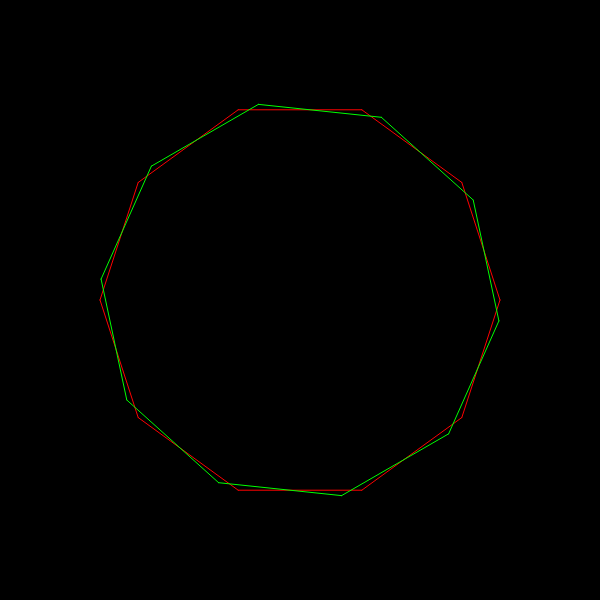
Frame 1 (no input)
Frame 60 (no input): identical to frame 1, image omitted
Frame 120 (the mouse pressed at the canvas centre since frame 60): identical to frame 1, image omitted

The p5.js sketch that drew this single still picture (run headless with seeded random() and noise() and a simulated clock; from frame 60 on, the mouse is pressed at the canvas centre):

// p5.js sketch
// ── sketch.js
let angle;
let arr = [];
let origShape = [];
let sides;
function setup(){
  createCanvas(600,600);
  angle = createSlider(0,360, 30);
  sides = createSlider(0,10);
  // arr = [createVector(-200,200), createVector(200, 200), createVector(-200, -200)]
  let eAngles = 360/4;
  let currenIterAngle = 0;
  for(i = 0; i<4; i++){
    arr.push(p5.Vector.fromAngle(radians(currenIterAngle)).setMag(100));
    currenIterAngle+=eAngles;
  }
  for(i=0; i<arr.length; i++) origShape.push(createVector(arr[i].x, arr[i].y));
}


function draw(){
  eAngles = 360/sides.value();
  currenIterAngle = 0;
  arr = []
  origShape = []
  for(i = 0; i<sides.value(); i++){
    arr.push(p5.Vector.fromAngle(radians(currenIterAngle)).setMag(200));
    currenIterAngle+=eAngles;
  }
  for(i=0; i<arr.length; i++) origShape.push(createVector(arr[i].x, arr[i].y));
  background(0);
  translate(width/2, height/2);
  scale(1,-1);
  stroke(255);
   
  stroke(255,0,0);
  for(i =0; i<origShape.length; i++){
    line(origShape[i].x, origShape[i].y, origShape[(i+1)%origShape.length].x, origShape[(i+1)%arr.length].y);
  }

  

  stroke(0,255,0);
  for(i = 0; i<arr.length; i++){
    arr[i] = rotation(origShape[i], angle.value());
  }
  
  strokeWeight(1);


  for(i =0; i<arr.length; i++){
    line(arr[i].x, arr[i].y, arr[(i+1)%arr.length].x, arr[(i+1)%arr.length].y);
  }
  // noLoop();
}

function rotation(v, theta){
  theta = radians(theta);
  let delX = v.x * cos(theta) + v.y * -sin(theta);
  let delY = v.x * sin(theta) + v.y * cos(theta);
  v = createVector(delX,delY);
  return v;
}
